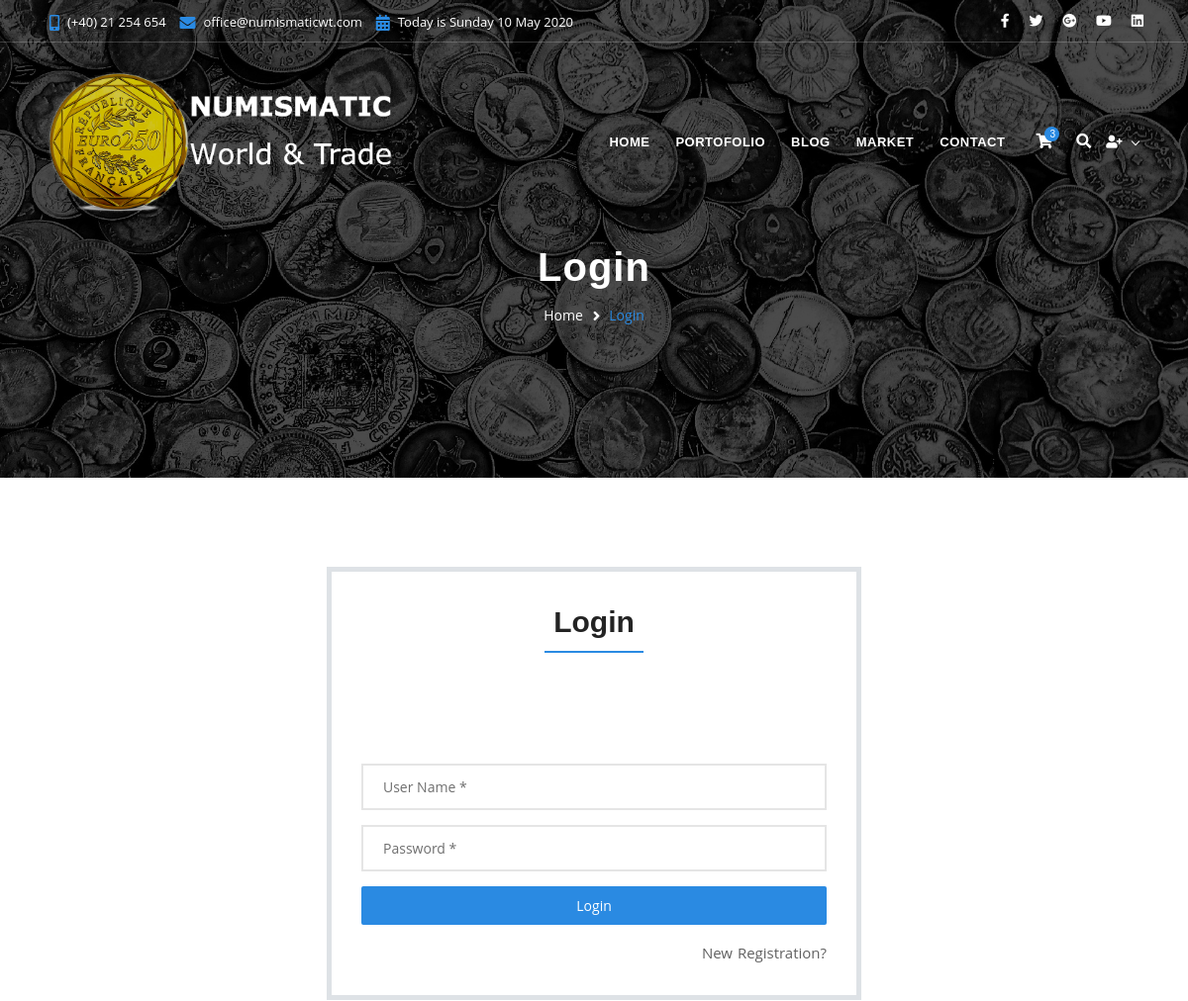
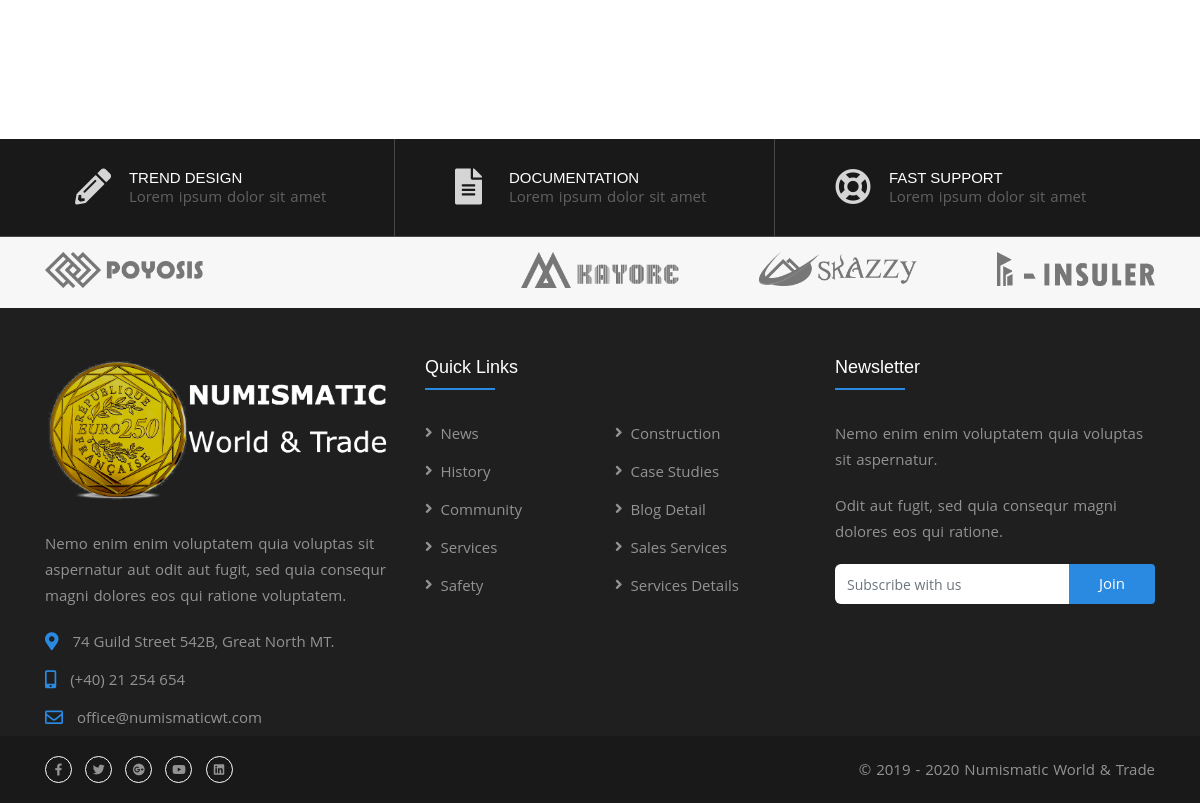
The page /login.php on the database its author committed (2 pictures, top to bottom).
### tables this page shows
CREATE TABLE `menu_items` (
  `id` smallint(6) NOT NULL,
  `menu_id` tinyint(4) NOT NULL,
  `parent_id` tinyint(3) NOT NULL DEFAULT '0',
  `url` varchar(512) NOT NULL,
  `text` char(60) DEFAULT NULL,
  `icon` char(50) DEFAULT NULL,
  `created_at` datetime NOT NULL DEFAULT CURRENT_TIMESTAMP,
  `updated_at` datetime NOT NULL DEFAULT CURRENT_TIMESTAMP ON UPDATE CURRENT_TIMESTAMP
);

CREATE TABLE `partners` (
  `id` smallint(50) NOT NULL,
  `item_logo` char(100) NOT NULL,
  `created_at` datetime NOT NULL DEFAULT CURRENT_TIMESTAMP,
  `updated_at` datetime NOT NULL DEFAULT CURRENT_TIMESTAMP ON UPDATE CURRENT_TIMESTAMP
);

### lib/social-media.php (called while the page is built)
<?php
$media = 'WHERE `parent_id` = 1';
getLinksFromDB($conn, "menu_items", '<li><a href="', 'url', '"><i class="',$media,'icon','"></i></a></li>');
?>

### lib/functions.php (the view, shortened to what this page needs)
<?php
function lnk(string $uri): string
{
    return BASE_URL . $uri;
}
function buildHeadLinks(array $menuLnk, bool $includeHomeLink = true): string
{
    $headLinks = "<ul>";
    if ($includeHomeLink) {
        $headLinks .= '<li><a href="' . lnk("index.php") . '">Home</a></li>' . PHP_EOL;
    }
    foreach ($menuLnk as $title => $link) {
        if ($link == "javascript:void(0)") {
            $headLinks .= '<li><a href="javascript:void(0)">' . $title . '</a></li>' . PHP_EOL;
        } else {
            $headLinks .= "<li><a href='" . lnk($link) . "'>{$title}</a></li>" . PHP_EOL;
        }
    }
    return $headLinks . "</ul>";
}
function getLinksFromDB(mysqli $conn,
                        string $table,
                        string $text1,
                        string $type1,
                        string $text2,
                        string $index = '',
                        string $type2 = '',
                        string $text3 = ''): void
{
    $sqlQuery = "SELECT * FROM `{$table}` {$index}";
    $result = mysqli_query($conn, $sqlQuery);
    $items = mysqli_fetch_all($result, MYSQLI_ASSOC);
    foreach ($items as $column):
        echo $text1 . $column["$type1"] . $text2 . ($column["$type2"] ?? '') . $text3 . PHP_EOL;
    endforeach;
}

### rows shown on the page
menu_items: text "HOME"
menu_items: text "PORTOFOLIO"
menu_items: text "BLOG"
menu_items: text "MARKET"
menu_items: text "CONTACT"
partners: item_logo (picture)
partners: item_logo (picture)
partners: item_logo (picture)
partners: item_logo (picture)
partners: item_logo (picture)
menu_items: text "News"
menu_items: text "History"
menu_items: text "Community"
menu_items: text "Services"
menu_items: text "Safety"
menu_items: text "Construction"
menu_items: text "Case Studies"
menu_items: text "Blog Detail"
menu_items: text "Sales Services"
menu_items: text "Services Details"

### other values the page prints
$pageTitle "Login"
$title "Login"
